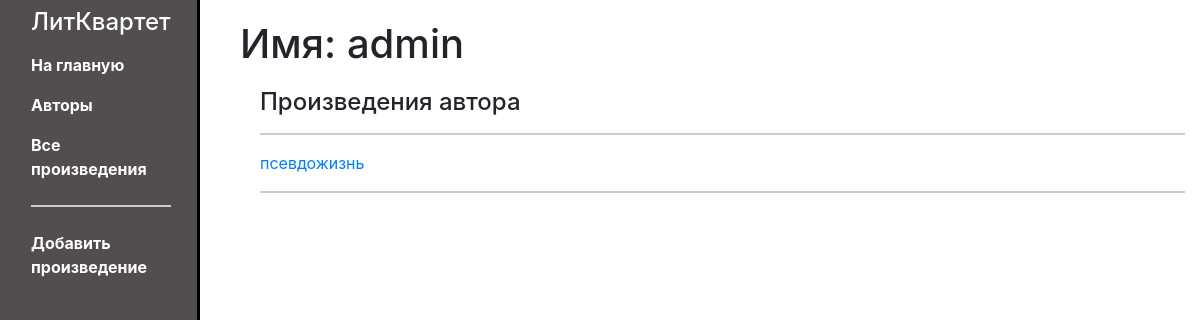
The page /writer/book/1 on the database as committed earlier.
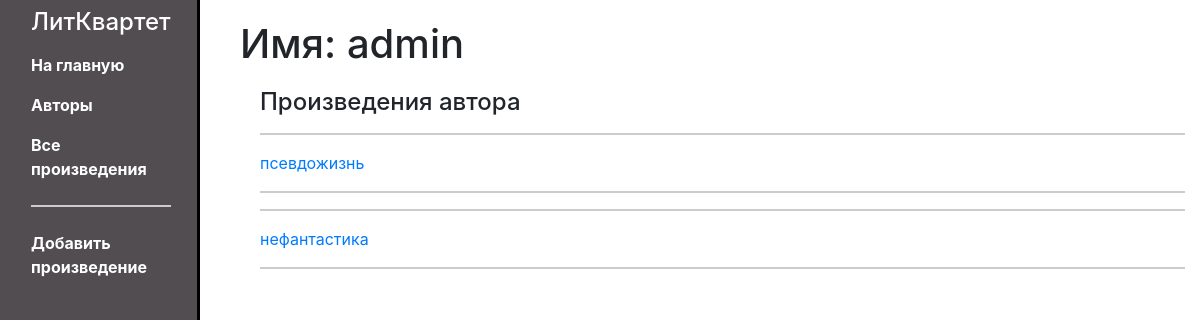
The same page on the database as committed later.
### writer/models.py (models this page shows, shortened)
class Content(models.Model):
    id = models.UUIDField(primary_key=True, default=uuid.uuid4, help_text='Уникальный id для каждого произведения')
    author = models.ForeignKey(User, verbose_name='Автор', on_delete=models.CASCADE)
    ganre = models.ForeignKey('ContentType', on_delete=models.SET_NULL, null=True, verbose_name='Жанр')
    name = models.CharField('Название', max_length=200)
    description = models.TextField('Аннотация', max_length=500, null=True)
    data = models.TextField('Текст')

### writer/views.py (the view)
# urls.py: re_path(r'^book/(?P<pk>\d+)$', views.UserDetailView.as_view(), name='writer-user-detail'),
class UserDetailView(generic.DetailView):
    model = User

### writer/templates/auth/user_detail.html
{% extends "base_generic.html" %}
{% block content %}
  <h1>Имя: {{ user.username }}</h1>
<div style="margin-left:20px;margin-top:20px">
    <h4>Произведения автора</h4>
    {% for copy in user.content_set.all %}
    <hr>
    <a href="{% url 'content-detail' pk=copy.id %}"><p>{{copy.name}}</p></a>
    <hr>
    {% endfor %}
  </div>
{% endblock %}

Rows that differ between the two databases and show on the page:
added Content: name "нефантастика"
